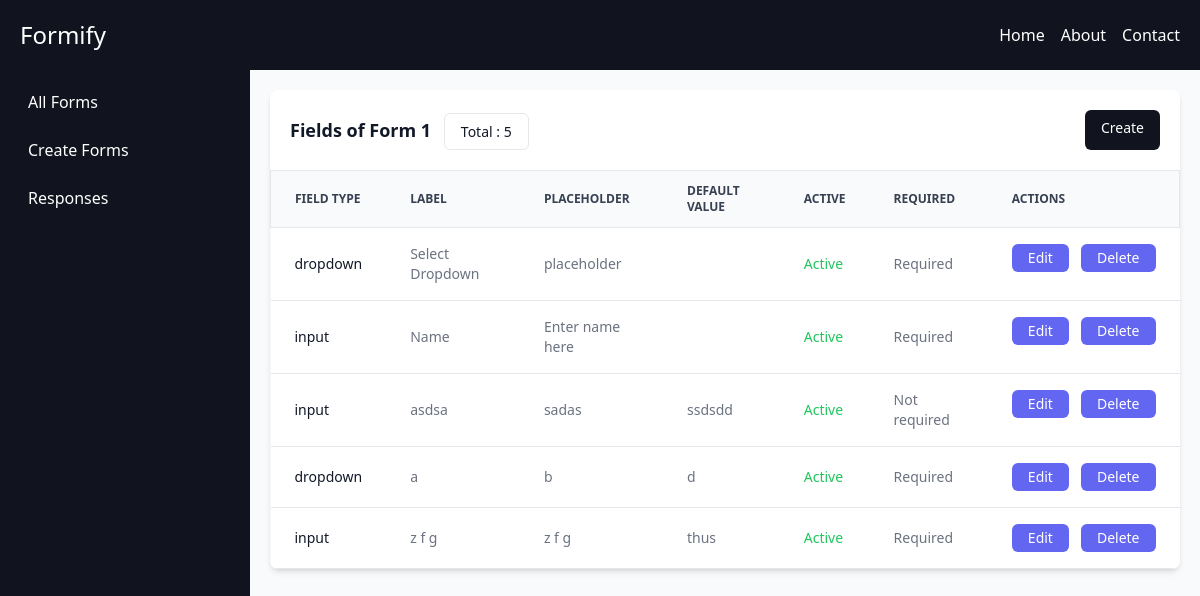
The page /aayush/formify/form-fields/5 (signed in) on the database as committed earlier.
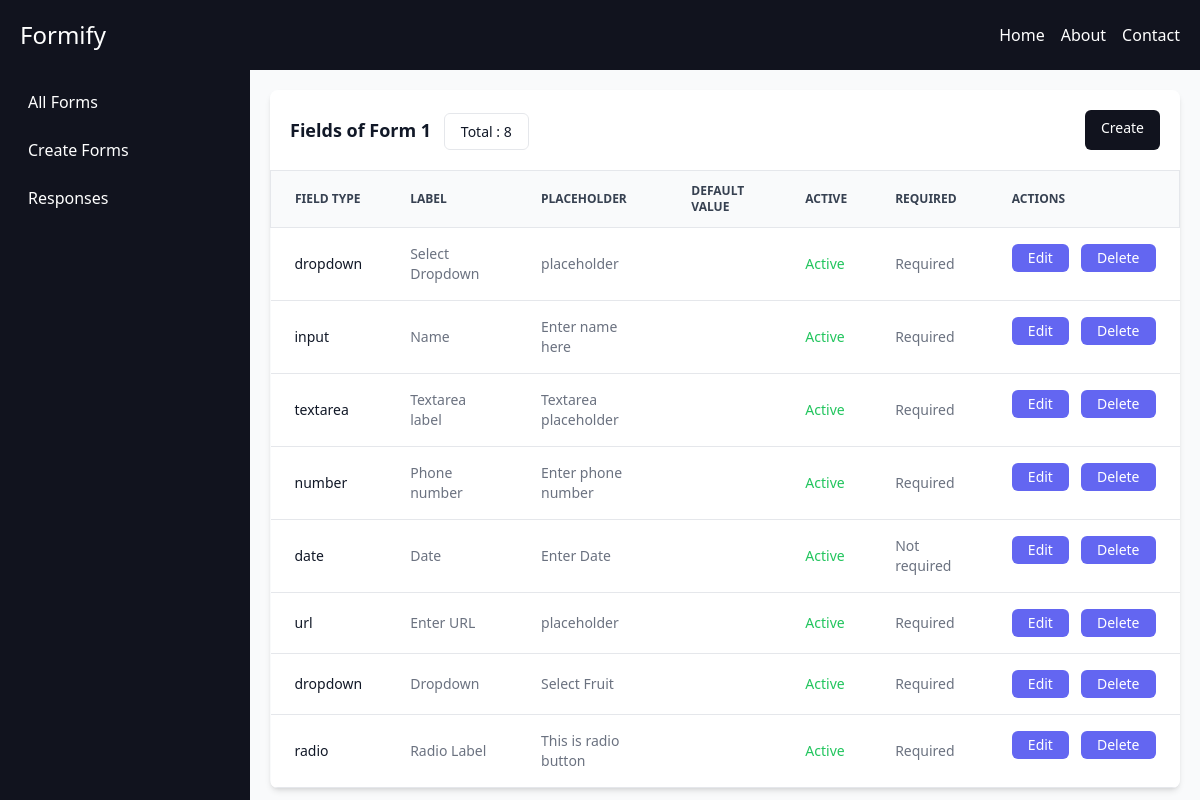
The same page on the database as committed later.
### tables this page shows
CREATE TABLE `fields` (
  `id` int(11) NOT NULL,
  `field_type` varchar(255) NOT NULL,
  `is_required` int(1) NOT NULL,
  `label` varchar(255) NOT NULL,
  `placeholder` varchar(255) NOT NULL,
  `form_id` varchar(255) NOT NULL,
  `is_active` varchar(1) NOT NULL,
  `default_value` varchar(255) NOT NULL,
  `options` text NOT NULL
);

### pages/form-fields.php (the view, shortened to what this page needs)
<?php
$sql = "SELECT * from fields where form_id = $form_id";
$res = mysqli_query($con, $sql);
$count = mysqli_num_rows($res);
?>
<div class="relative overflow-x-auto shadow-md sm:rounded-lg">
    <table class="w-full text-sm text-left text-gray-500">
        <div class="flex items-center justify-between text-gray-900 bg-white p-5">
            <div class="text-lg font-semibold text-left ">
                <span>
                    Fields of Form 1
                </span>
                <span class="text-muted text-sm font-normal ml-2 border rounded-md p-2 px-4">Total
                    : <?php echo $count ?>
                </span>
            </div>
            <a href="<?php echo BASE_URL . '/create-form-field/' . $form_id ?>"
                class="w-max items-center justify-center whitespace-nowrap rounded-md text-sm font-medium ring-offset-background transition-colors focus-visible:outline-none focus-visible:ring-2 focus-visible:ring-ring focus-visible:ring-offset-2 disabled:pointer-events-none disabled:opacity-50 bg-[#11131e] text-white hover:bg-[#11131e]/90 h-10 px-4 py-2 w-full"
                type="submit">Create</a>
        </div>
        <thead class="text-xs text-gray-700 uppercase bg-gray-50 border">
            <tr>
                <th scope="col" class="px-6 py-3">
                    Field Type
                </th>
                <th scope="col" class="px-6 py-3">
                    Label
                </th>
                <th scope="col" class="px-6 py-3">
                    Placeholder
                </th>
                <th scope="col" class="px-6 py-3">
                    Default Value
                </th>
                <th scope="col" class="px-6 py-3">
                    Active
                </th>
                <th scope="col" class="px-6 py-3">
                    Required
                </th>
                <th scope="col" class="px-6 py-3">
                    Actions
                </th>
            </tr>
        </thead>
        <tbody>
            <?php
            while (
                $row = mysqli_fetch_assoc($res)
            ) {
            ?>
                <tr class="bg-white border-b">
                    <td class="px-6 py-4 font-medium text-gray-900 whitespace-nowrap">
                        <?php echo $row['field_type'] ?>
                    </td>
                    <td class="px-6 py-4">
                        <?php echo $row['label'] ?>
                    </td>
                    <td class="px-6 py-4">
                        <?php echo $row['placeholder'] ?>
                    </td>
                    <td class="px-6 py-4">
                        <?php echo $row['default_value'] ?>
                    </td>
                    <td class="px-6 py-4">
                        <?php echo $row['is_active'] == 1 ? '<span class="text-green-500">Active</span>' : '<span class="text-red-500">Inactive</span>' ?>
                    </td>
                    <td class="px-6 py-4">
                        <?php echo $row['is_required'] == 1 ? 'Required' : 'Not required' ?>
                    </td>
                    <td class="px-6 py-4 text-right gap-3 flex items-center justify-end">
                        <a href="<?php echo BASE_URL ?>/edit-form-field/<?php echo $row['id'] ?>"
                            class="font-medium text-blue-600 hover:underline"><button class="border-0 bg-indigo-500 rounded-md px-4 p-1 text-white no-underline">Edit</button></a>
                        <a href="<?php echo BASE_URL ?>/delete-field/<?php echo $row['id'] ?>"
                            class="font-medium text-blue-600 hover:underline"><button class="border-0 bg-indigo-500 rounded-md px-4 p-1 text-white no-underline">Delete</button></a>
                    </td>
                </tr>
            <?php
            }
            ?>
        </tbody>
    </table>
</div>

### components/header.php (shortened to what this page needs)
<!DOCTYPE html>
<html lang="en">
<head>
    <script src="https://cdn.tailwindcss.com"></script>
</head>
<body class="h-screen">
    <div class="h-[70px] bg-[#11131e] w-full text-white flex items-center justify-between px-5">
        <a href="<?php echo BASE_URL ?>/" class="text-2xl font-medium">Formify</a>
        <div class="flex items-center justify-center gap-4">
            <a href="<?php echo BASE_URL ?>/" class="font-medium">Home</a>
            <a href="<?php echo BASE_URL ?>/about" class="font-medium">About</a>
            <a href="<?php echo BASE_URL ?>/contact" class="font-medium">Contact</a>
        </div>
    </div>
    <div class="h-[calc(100%-70px)] fixed left-0 bottom-0 text-white p-3 w-[250px] bg-[#11131e]">
        <div class="flex flex-col gap-2">
            <a href="<?php echo BASE_URL ?>/all-forms" class="font-medium p-2 px-4 hover:bg-black/20 rounded">
                All Forms
            </a>
            <a href="<?php echo BASE_URL ?>/create-form" class="font-medium p-2 px-4 hover:bg-black/20 rounded">
                Create Forms
            </a>
            <a href="<?php echo BASE_URL ?>/form-responses" class="font-medium p-2 px-4 hover:bg-black/20 rounded">
                Responses
            </a>
        </div>
    </div>
    <div class="p-4 w-[calc(100%-250px)] relative ml-auto h-[calc(100%-70px)]">
        <div class="absolute overflow-y-auto inset-0 bg-gray-50  h-full w-full p-5">

### index.php (shortened to what this page needs)
<?php
require './config.php';
$request = $_SERVER['REQUEST_URI'];
$request = str_replace(BASE_URL, '', $request);
$arr = explode('/', $request);
$routePath = $arr[1];
if (isset($arr[2])) {
    $id = $arr[2];
}
include('./components/header.php');
switch ($routePath) {
    case ('form-fields'):
        if (isset($id)) {
            $form_id = $id;
        }
        include('./pages/form-fields.php');
        break;
}
include('./components/footer.php');

### components/footer.php
</div>
</div>
</body>
</html>

Rows that differ between the two databases and show on the page:
removed fields: field_type "input", label "asdsa", placeholder "sadas", default_value "ssdsdd", is_active "Active", is_required "Not required"
removed fields: field_type "dropdown", label "a", placeholder "b", default_value "d", is_active "Active", is_required "Required"
removed fields: field_type "input", label "z f g", placeholder "z f g", default_value "thus", is_active "Active", is_required "Required"
added fields: field_type "textarea", label "Textarea label", placeholder "Textarea placeholder", is_active "Active", is_required "Required"
added fields: field_type "number", label "Phone number", placeholder "Enter phone number", is_active "Active", is_required "Required"
added fields: field_type "date", label "Date", placeholder "Enter Date", is_active "Active", is_required "Not required"
added fields: field_type "url", label "Enter URL", placeholder "placeholder", is_active "Active", is_required "Required"
added fields: field_type "dropdown", label "Dropdown", placeholder "Select Fruit", is_active "Active", is_required "Required"
added fields: field_type "radio", label "Radio Label", placeholder "This is radio button", is_active "Active", is_required "Required"
Other text that changed with them:
$count: "5" → "8"
